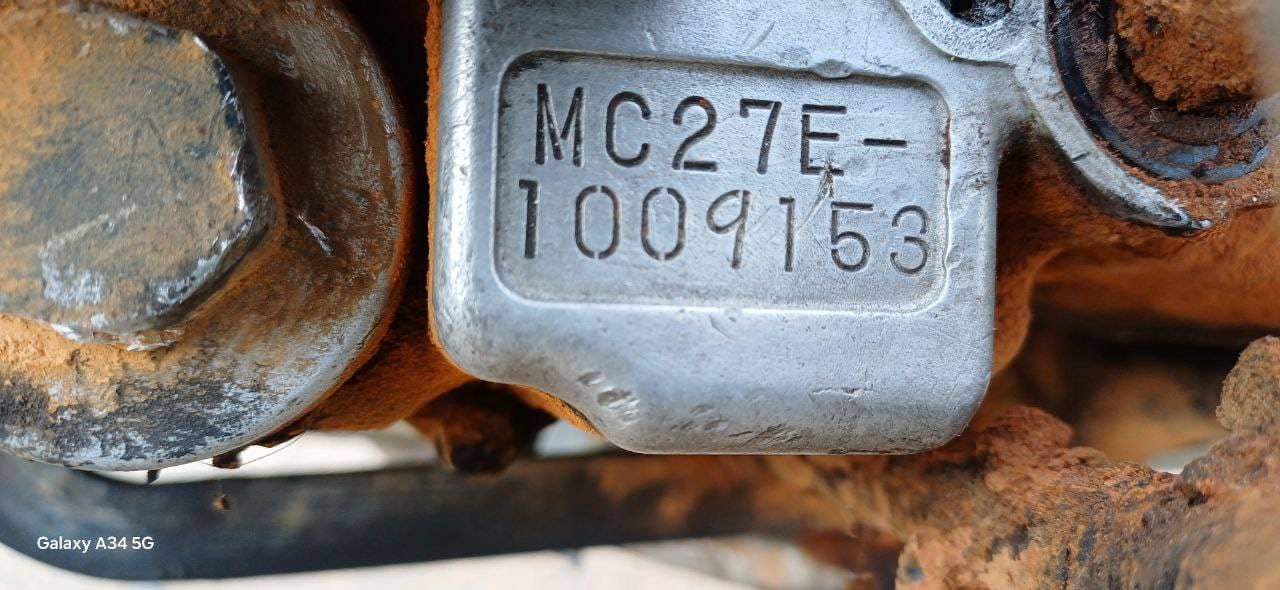
#> input picture backend/motor01.jpeg, 1280 x 590 px
$ python simulate_fraud.py motor01.jpeg
#> lines starting #> are read from the running program, lines starting #| are printed output that depends on the picture; after the words box and inside, x2 and y2 are one past the last pixel; in counts of white or black regions, pixels touching at a corner belong together
#!/usr/bin/env python3
"""
Simulador de Adulterações - PRF Honda Motor Inspector
======================================================

Este script cria imagens adulteradas para testar a capacidade de detecção
do sistema.

IMPORTANTE: Este script é apenas para TESTES do sistema de detecção.
Não use para fins ilegais.

Uso:
    python simulate_fraud.py <imagem_original>
"""

import cv2
import numpy as np
import sys
from pathlib import Path


def create_test_images(original_path, output_dir="test_fraud_images"):
    """
    Cria várias versões adulteradas de uma imagem para teste.
    """
#> called with original_path = 'motor01.jpeg', output_dir = 'test_fraud_images'
    # Carrega imagem original
    img = cv2.imread(original_path)
#> img is the input picture: shape (590, 1280, 3); mean B, G, R 107.8, 112.7, 122.2
    if img is None:
        print(f"❌ Erro ao carregar: {original_path}")
        return []

    # Cria diretório de saída
    output_path = Path(output_dir)
    output_path.mkdir(exist_ok=True)

    created_files = []

    # 1. Cópia original (controle)
    original_file = output_path / "01_original.jpg"
    cv2.imwrite(str(original_file), img)
    created_files.append(("Original (controle)", str(original_file)))
    print(f"✅ Criado: {original_file}")

    # 2. Desalinhamento vertical (simula caractere regravado)
    img_misaligned = img.copy()
    h, w = img.shape[:2]
#> h = 590; w = 1280
    # Seleciona uma faixa vertical e desloca
    strip_width = w // 15
#> strip_width = 85
    strip_x = w // 3
#> strip_x = 426
    strip = img_misaligned[:, strip_x:strip_x+strip_width].copy()
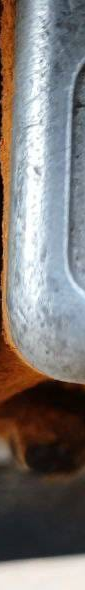
#> strip: shape (590, 85, 3); mean B, G, R 118, 120.1, 125
    # Desloca para cima
    shift = 5
    img_misaligned[:-shift, strip_x:strip_x+strip_width] = strip[shift:, :]
#> img_misaligned: shape (590, 1280, 3); 6.44% of pixels changed, all inside (x1, y1, x2, y2) = (426, 0, 511, 585)

    misaligned_file = output_path / "02_desalinhado.jpg"
    cv2.imwrite(str(misaligned_file), img_misaligned)
    created_files.append(("Desalinhamento vertical", str(misaligned_file)))
    print(f"✅ Criado: {misaligned_file}")

    # 3. Alteração de densidade (simula regravação com ferramenta diferente)
    img_density = img.copy()
    # Adiciona ruído em uma área
    roi_x, roi_y = w // 4, h // 4
#> roi_x = 320; roi_y = 147
    roi_w, roi_h = w // 8, h // 2
#> roi_w = 160; roi_h = 295
    roi = img_density[roi_y:roi_y+roi_h, roi_x:roi_x+roi_w]
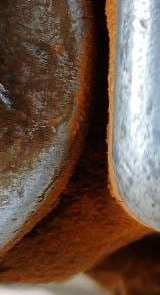
#> roi: shape (295, 160, 3); mean B, G, R 71, 84.3, 107.6
    noise = np.random.randint(-30, 30, roi.shape, dtype=np.int16)
    roi_noisy = np.clip(roi.astype(np.int16) + noise, 0, 255).astype(np.uint8)
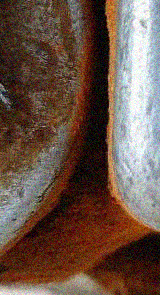
#> roi_noisy: shape (295, 160, 3); mean B, G, R 72.1, 84.2, 107.2
    img_density[roi_y:roi_y+roi_h, roi_x:roi_x+roi_w] = roi_noisy
#> img_density: shape (590, 1280, 3); 6.25% of pixels changed, all inside (x1, y1, x2, y2) = (320, 147, 480, 442)

    density_file = output_path / "03_densidade_alterada.jpg"
    cv2.imwrite(str(density_file), img_density)
    created_files.append(("Densidade alterada (ruído)", str(density_file)))
    print(f"✅ Criado: {density_file}")

    # 4. Borramento localizado (simula lixamento/polimento)
    img_blur = img.copy()
    roi_x, roi_y = w // 3, 0
#> roi_x = 426; roi_y = 0
    roi_w, roi_h = w // 6, h
#> roi_w = 213; roi_h = 590
    roi = img_blur[roi_y:roi_y+roi_h, roi_x:roi_x+roi_w]
#> roi: shape (590, 213, 3)
    roi_blurred = cv2.GaussianBlur(roi, (15, 15), 0)
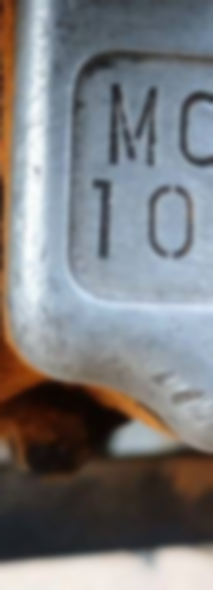
#> roi_blurred: shape (590, 213, 3); mean B, G, R 126.6, 124.3, 123.6
    img_blur[roi_y:roi_y+roi_h, roi_x:roi_x+roi_w] = roi_blurred
#> img_blur: shape (590, 1280, 3); 16.07% of pixels changed, all inside (x1, y1, x2, y2) = (426, 0, 639, 590)

    blur_file = output_path / "04_borrado_local.jpg"
    cv2.imwrite(str(blur_file), img_blur)
    created_files.append(("Borramento localizado", str(blur_file)))
    print(f"✅ Criado: {blur_file}")

    # 5. Contraste alterado (simula foto de gravação raspada/regravada)
    img_contrast = img.copy()
    alpha = 0.7  # Reduz contraste
    beta = 30    # Aumenta brilho
    img_contrast = cv2.convertScaleAbs(img_contrast, alpha=alpha, beta=beta)
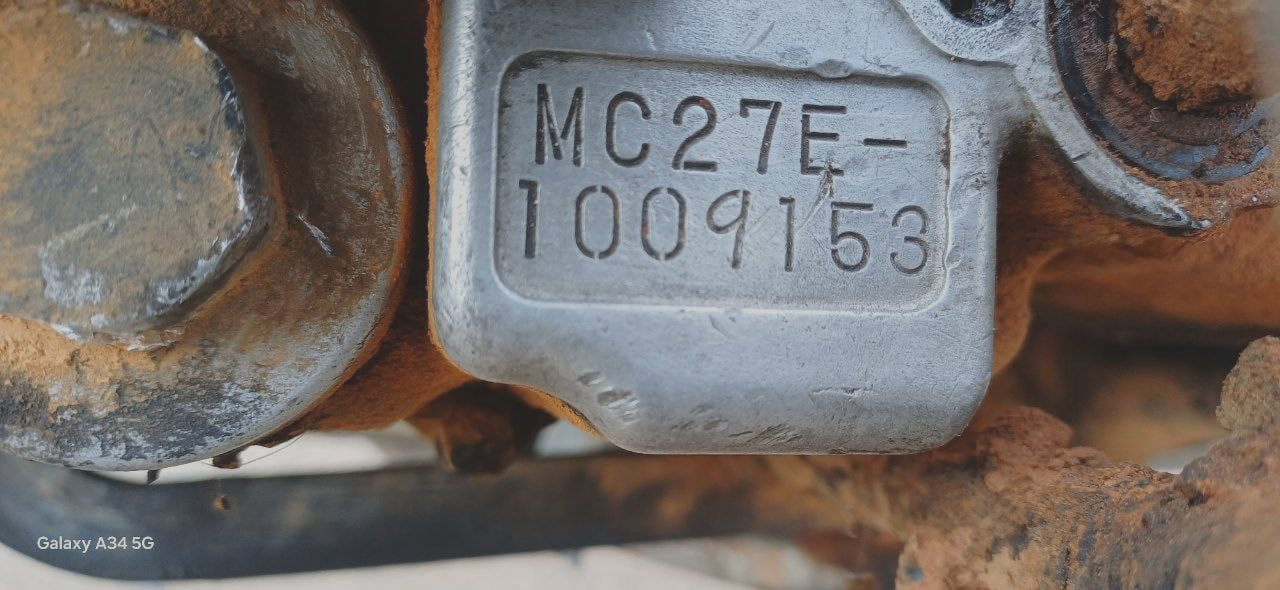
#> img_contrast: shape (590, 1280, 3); mean B, G, R 105.5, 108.9, 115.5

    contrast_file = output_path / "05_contraste_baixo.jpg"
    cv2.imwrite(str(contrast_file), img_contrast)
    created_files.append(("Contraste reduzido", str(contrast_file)))
    print(f"✅ Criado: {contrast_file}")

    # 6. Rotação leve (simula gravação torta)
    center = (w // 2, h // 2)
#> center = (640, 295)
    angle = 3  # graus
    M = cv2.getRotationMatrix2D(center, angle, 1.0)
    img_rotated = cv2.warpAffine(img, M, (w, h), borderMode=cv2.BORDER_REPLICATE)
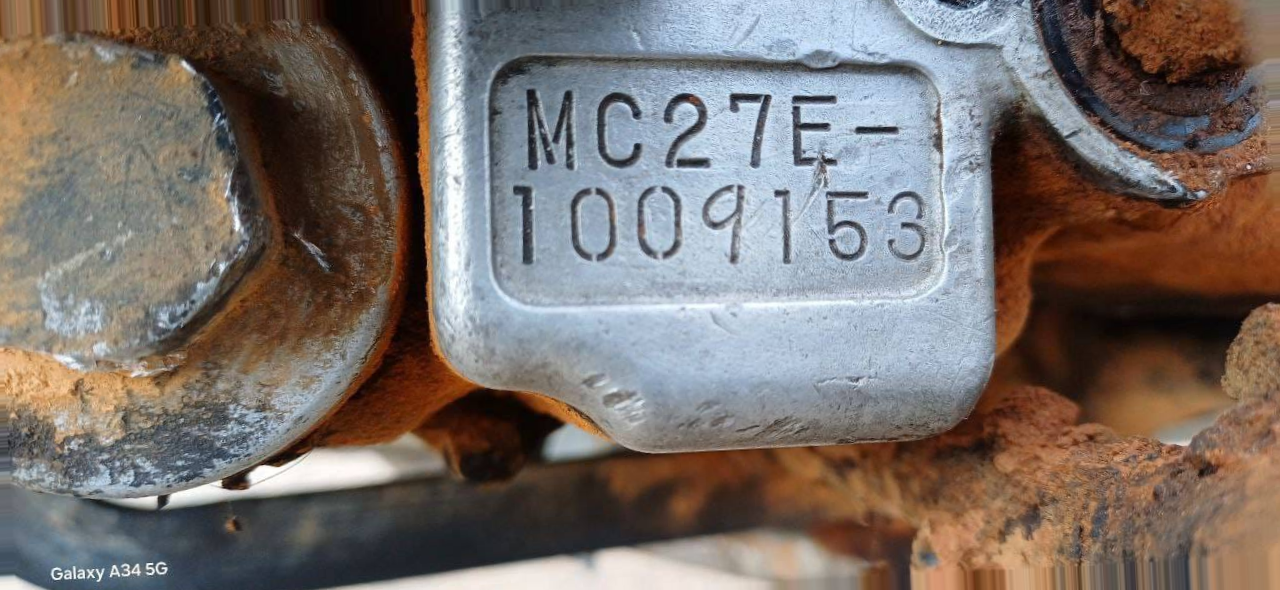
#> img_rotated: shape (590, 1280, 3); mean B, G, R 105.9, 111.2, 121.2

    rotated_file = output_path / "06_rotacionado.jpg"
    cv2.imwrite(str(rotated_file), img_rotated)
    created_files.append(("Rotação (3°)", str(rotated_file)))
    print(f"✅ Criado: {rotated_file}")

    # 7. Simulação de caractere adicionado (linha extra)
    img_extra = img.copy()
    # Desenha uma linha vertical simulando parte de um caractere
    line_x = w // 2
#> line_x = 640
    cv2.line(img_extra, (line_x, h//4), (line_x, 3*h//4), (50, 50, 50), 2)
#> img_extra: shape (590, 1280, 3); 0.12% of pixels changed, all inside (x1, y1, x2, y2) = (639, 146, 642, 444)

    extra_file = output_path / "07_linha_extra.jpg"
    cv2.imwrite(str(extra_file), img_extra)
    created_files.append(("Linha extra adicionada", str(extra_file)))
    print(f"✅ Criado: {extra_file}")

    # 8. Erosão (simula desgaste/raspagem)
    kernel = np.ones((2, 2), np.uint8)
    gray = cv2.cvtColor(img, cv2.COLOR_BGR2GRAY)
    eroded = cv2.erode(gray, kernel, iterations=1)
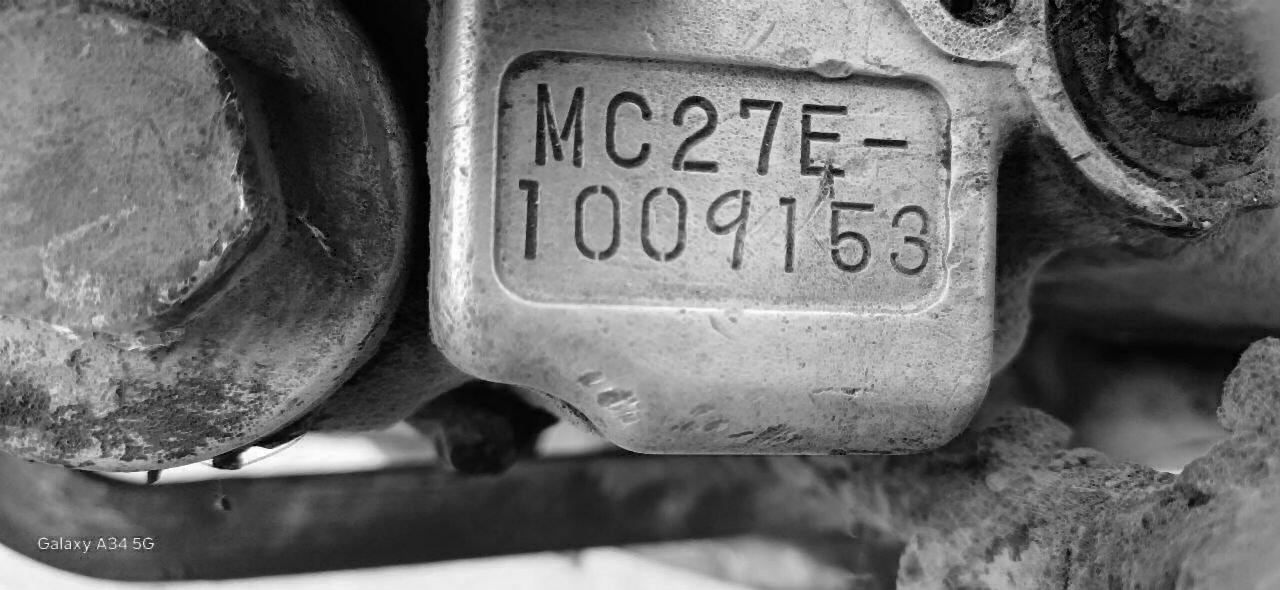
#> eroded: shape (590, 1280); min 0, max 255, mean 108
    img_eroded = cv2.cvtColor(eroded, cv2.COLOR_GRAY2BGR)

    eroded_file = output_path / "08_erosao.jpg"
    cv2.imwrite(str(eroded_file), img_eroded)
    created_files.append(("Erosão (desgaste)", str(eroded_file)))
    print(f"✅ Criado: {eroded_file}")

    return created_files


def create_batch_test_script(files, output_dir="test_fraud_images"):
    """Cria script para testar todas as imagens geradas."""
#> called with output_dir = 'test_fraud_images'

    script_content = '''#!/usr/bin/env python3
"""
Script para testar imagens adulteradas geradas.
Execute após iniciar o servidor.
"""

import requests
import json

API_URL = "http://localhost:8000/analyze/motor"

test_cases = [
'''

    for description, filepath in files:
        script_content += f'    ("{description}", "{filepath}", 2020),\n'

    script_content += ''']

def test_all():
    print("="*70)
    print("TESTE DE DETECÇÃO DE ADULTERAÇÕES")
    print("="*70)

    results = []

    for description, filepath, year in test_cases:
        print(f"\\n📷 {description}")
        print(f"   Arquivo: {filepath}")

        try:
            with open(filepath, 'rb') as f:
                response = requests.post(
                    API_URL,
                    files={'photo': f},
                    data={'year': year},
                    timeout=60
                )

            if response.status_code == 200:
                result = response.json()
                verdict = result['verdict']
                score = result['risk_score']

                if verdict == 'REGULAR':
                    status = '✅'
                elif verdict == 'ATENÇÃO':
                    status = '⚠️'
                else:
                    status = '🚨'

                print(f"   {status} Veredito: {verdict} (Score: {score}%)")
                print(f"   Código: {result.get('read_code', 'N/A')}")

                if result.get('explanation'):
                    print(f"   Observações:")
                    for obs in result['explanation'][:2]:
                        print(f"     • {obs}")

                results.append({
                    'description': description,
                    'verdict': verdict,
                    'score': score
                })
            else:
                print(f"   ❌ Erro: {response.status_code}")

        except Exception as e:
            print(f"   ❌ Erro: {e}")

    # Resumo
    print("\\n" + "="*70)
    print("RESUMO")
    print("="*70)

    for r in results:
        status = '✅' if r['verdict'] == 'REGULAR' else ('⚠️' if r['verdict'] == 'ATENÇÃO' else '🚨')
        print(f"{status} {r['description']}: {r['verdict']} ({r['score']}%)")

    # Análise
    regulares = sum(1 for r in results if r['verdict'] == 'REGULAR')
    suspeitos = sum(1 for r in results if r['verdict'] not in ['REGULAR'])

    print(f"\\nRegulares: {regulares}/{len(results)}")
    print(f"Detectados como suspeitos: {suspeitos}/{len(results)}")

    if suspeitos >= len(results) - 1:  # Deve detectar todas menos a original
        print("\\n🎉 Sistema está detectando adulterações corretamente!")
    else:
        print("\\n⚠️ Sistema pode precisar de ajustes nas tolerâncias.")

if __name__ == "__main__":
    test_all()
'''

    script_path = Path(output_dir) / "test_fraud_detection.py"
    with open(script_path, 'w') as f:
        f.write(script_content)

    print(f"\n✅ Script de teste criado: {script_path}")
    return str(script_path)


def main():
    if len(sys.argv) < 2:
        print("Uso: python simulate_fraud.py <imagem_original>")
        print("")
        print("Este script cria imagens adulteradas para testar o sistema de detecção.")
        print("")
        print("Exemplo:")
        print("  python simulate_fraud.py WhatsApp_Image_2025-12-20_at_18_28_30.jpeg")
        return

    original_image = sys.argv[1]

    if not Path(original_image).exists():
        print(f"❌ Arquivo não encontrado: {original_image}")
        return

    print("="*60)
    print("SIMULADOR DE ADULTERAÇÕES - PRF Honda Motor Inspector")
    print("="*60)
    print(f"\nImagem original: {original_image}")
    print("\nCriando imagens de teste...")
    print("")

    files = create_test_images(original_image)

    if files:
        print(f"\n✅ {len(files)} imagens criadas em 'test_fraud_images/'")

        # Cria script de teste
        test_script = create_batch_test_script(files)

        print("\n" + "="*60)
        print("PRÓXIMOS PASSOS")
        print("="*60)
        print("""
1. Certifique-se de que o servidor está rodando:
   uvicorn app.main:app --host 0.0.0.0 --port 8000

2. Execute o script de teste:
   python test_fraud_images/test_fraud_detection.py

3. Analise os resultados:
   - A imagem ORIGINAL deve retornar "REGULAR"
   - As imagens ADULTERADAS devem retornar "ATENÇÃO" ou "SUSPEITO"

4. Se muitas adulterações passarem como "REGULAR":
   - Ajuste as tolerâncias em app/core/config.py
   - Reduza ALIGNMENT_TOLERANCE e DENSITY_TOLERANCE
""")


if __name__ == "__main__":
    main()
